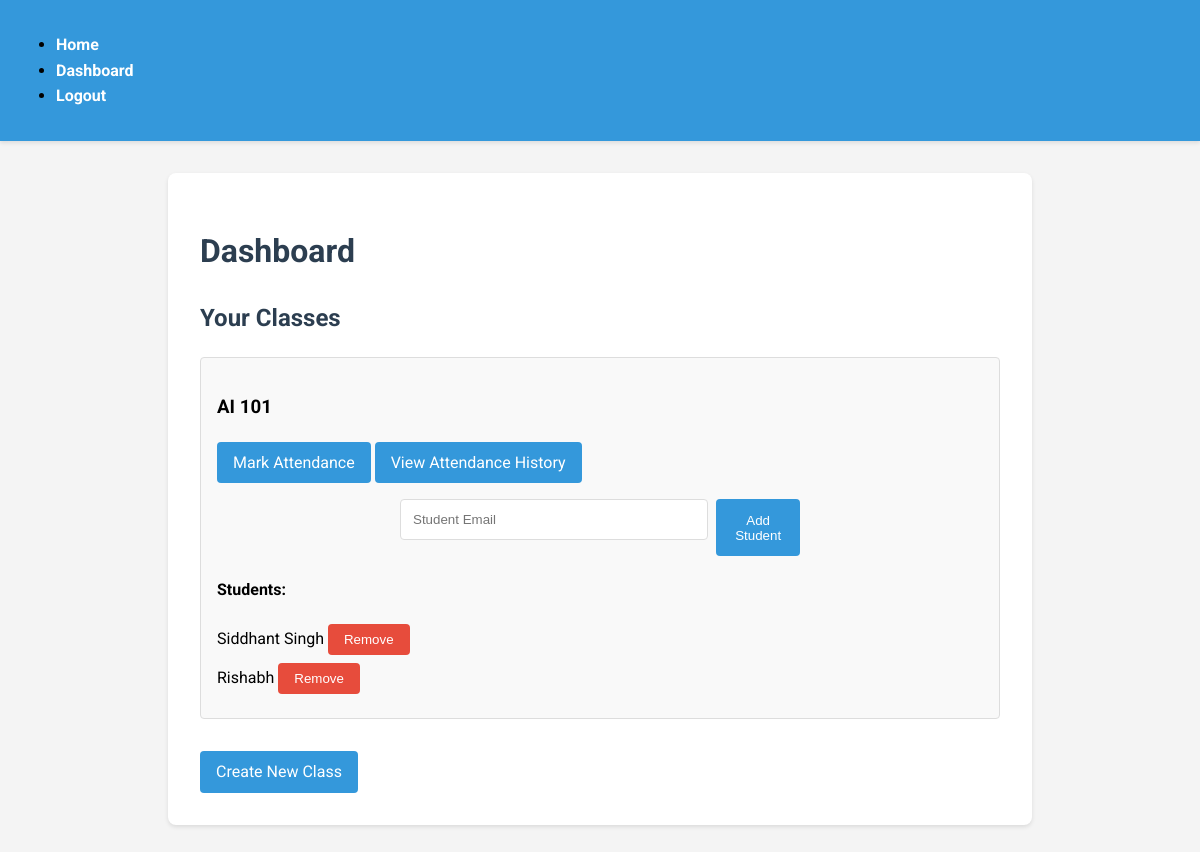
Page /dashboard (signed in) on the earlier database version.
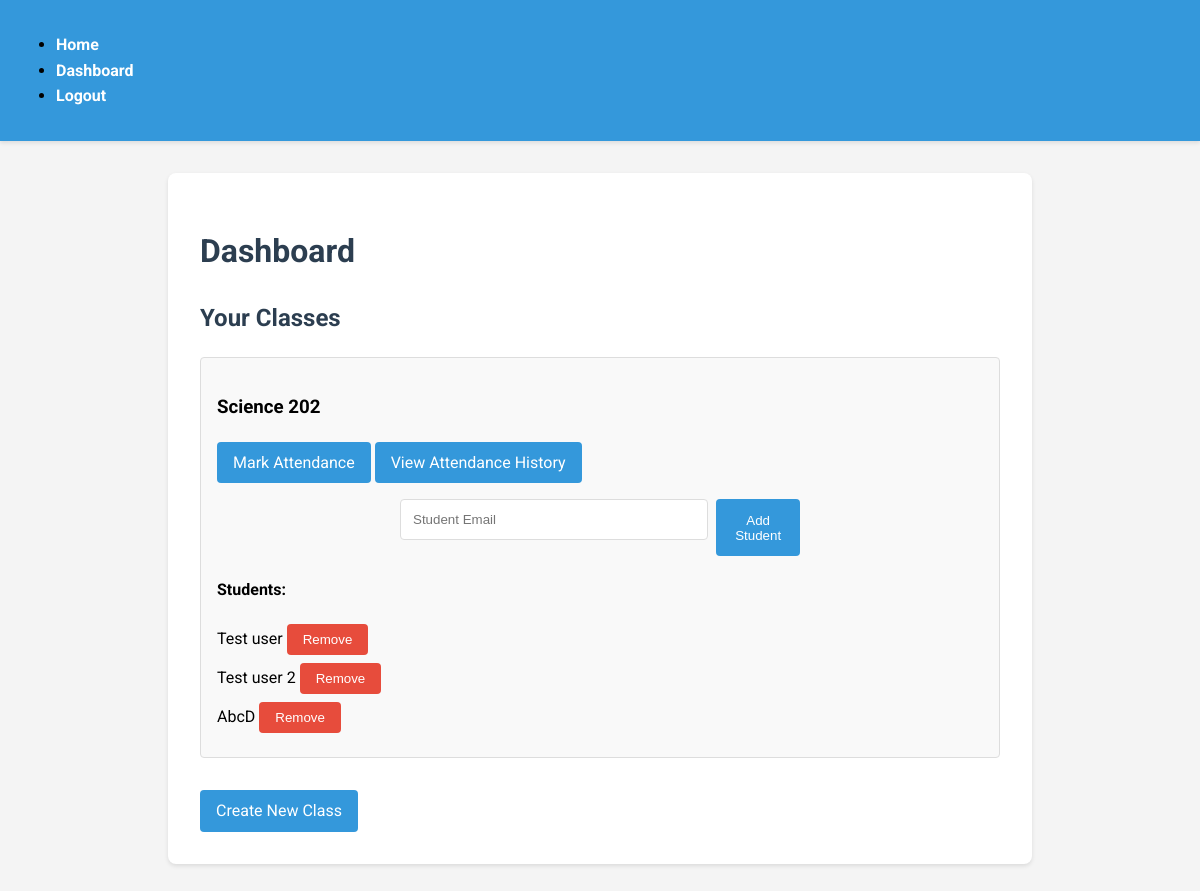
Same page on the later database version.
### models.py (models this page shows, shortened)
class BaseModel(db.Model):
    __abstract__ = True
    id = db.Column(db.Integer, primary_key=True)

class Class(BaseModel):
    __tablename__ = 'class'
    name = db.Column(db.String(100), nullable=False)
    teacher_id = db.Column(db.Integer, db.ForeignKey('user.id'), nullable=False)
    students = db.relationship('User', secondary='user_class', back_populates='classes')
    attendances = db.relationship('Attendance', back_populates='class_')

class User(UserMixin, BaseModel):
    __tablename__ = 'user'
    email = db.Column(db.String(120), unique=True, nullable=False)
    name = db.Column(db.String(100), nullable=False)
    password = db.Column(db.String(255), nullable=False)
    role = db.Column(db.String(20), nullable=False)
    classes = db.relationship('Class', secondary='user_class', back_populates='students')

### app.py (the view)
@app.route('/dashboard')
@login_required
def dashboard():
    if current_user.role == 'teacher':
        classes = Class.query.filter_by(teacher_id=current_user.id).all()
        return render_template('dashboard.html', classes=classes)
    else:
        return redirect(url_for('student_dashboard'))

### app.py (called while the page is built)
@login_manager.user_loader
def load_user(user_id):
    return User.query.get(int(user_id))

### templates/dashboard.html (shortened to what this page needs)
{% extends "base.html" %}
{% block content %}
    <h1>Dashboard</h1>
    {% if current_user.role == 'teacher' %}
        <h2>Your Classes</h2>
        <ul class="class-list">
            {% for class in classes %}
                <li class="class-item">
                    <h3>{{ class.name }}</h3>
                    <a href="{{ url_for('mark_attendance', class_id=class.id) }}" class="btn">Mark Attendance</a>
                    <a href="{{ url_for('attendance_history', class_id=class.id) }}" class="btn btn-info">View Attendance History</a>
                    <form method="POST" action="{{ url_for('add_student', class_id=class.id) }}" class="add-student-form">
                        <input type="email" name="student_email" placeholder="Student Email" required>
                        <button type="submit">Add Student</button>
                    </form>
                    <h4>Students:</h4>
                    <ul class="student-list">
                        {% for student in class.students %}
                            <li>
                                {{ student.name }}
                                <form method="POST" action="{{ url_for('remove_student', class_id=class.id, student_id=student.id) }}" style="display: inline;">
                                    <button type="submit" class="btn btn-danger">Remove</button>
                                </form>
                            </li>
                        {% endfor %}
                    </ul>
                </li>
            {% endfor %}
        </ul>
        <a href="{{ url_for('create_class') }}" class="btn create-class">Create New Class</a>
    {% endif %}
{% endblock %}

Differences in the rows shown:
changed Class: name "AI 101" → "Science 202"
changed User: name "Siddhant Singh" → "Test user"
changed User: name "Rishabh" → "Test user 2"
added User: name "AbcD"
